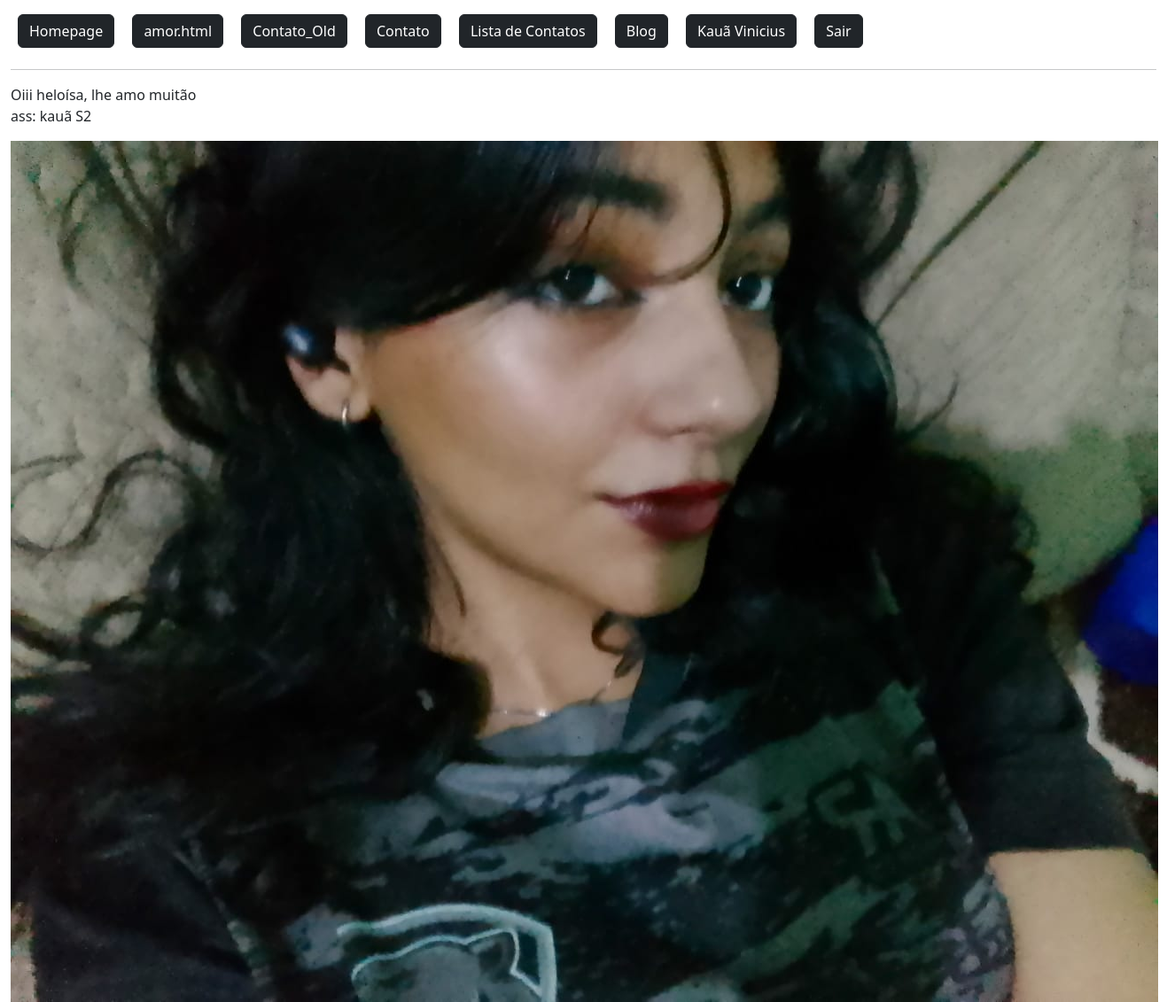
The page /amor/ (signed in) on the database its author committed.
### flaskLearn/models.py (models this page shows)
class User(db.Model, UserMixin):
    id = db.Column(db.Integer, primary_key=True)
    nome = db.Column(db.String, nullable=True)
    sobrenome = db.Column(db.String, nullable=True)
    email = db.Column(db.String, nullable=True)
    senha = db.Column(db.String, nullable=True)
    data_cadastro = db.Column(db.DateTime, default=datetime.now())

### flaskLearn/routes.py (the view)
@app.route('/amor/')
def amor():
    user = "heloísa"
    namorado = "kauã"
    context = {
        'user': user,
        'namorado': namorado
    }
    return render_template('amor.html', context=context)

### flaskLearn/models.py (called while the page is built)
@login_manager.user_loader # Retorna sessao do usuario no controle de login
def load_user(user_id):
    return User.query.get(user_id)

### flaskLearn/templates/amor.html
{% extends 'baseTemplate/base.html' %}
{% block content %}
    {% include 'baseTemplate/nav.html' %}
    <p> Oiii {{context.user}}, lhe amo muitão <br>
        ass: {{context.namorado}} S2
    </p>
    <img src="{{ url_for('static', filename='img/minha_deusa.jpg')}}" alt="Minha divina mulher">
{% endblock %}

### flaskLearn/templates/baseTemplate/nav.html
<a href="{{url_for('homepage')}}" class="btn btn-dark m-2">
    Homepage
</a>
<a href="{{url_for('amor')}}" class="btn btn-dark m-2">
    amor.html
</a>
<a href="{{url_for('contato_old')}}" class="btn btn-dark m-2">
    Contato_Old
</a>
<a href="{{url_for('contato')}}" class="btn btn-dark m-2">
    Contato
</a>
<a href="{{url_for('contatoLista')}}" class="btn btn-dark m-2">
    Lista de Contatos
</a>
<a href="{{url_for('editorBlog')}}" class="btn btn-dark m-2">
    Blog
</a>
{% if current_user.is_authenticated %}
    <span class="btn btn-dark m-2">
        {{ current_user.nome }} {{ current_user.sobrenome }}
    </span>
    <a href="{{ url_for('logout') }}" class="btn btn-dark m-2">
        Sair
    </a>
{% else %}
    <a href="{{url_for('login')}}" class="btn btn-dark m-2">
        Login
    </a>
{% endif %}
<hr>

### rows shown on the page
User: nome "Kauã", sobrenome "Vinicius", namorado "kauã"

### other values the page prints
{{ context.user }} "heloísa"
